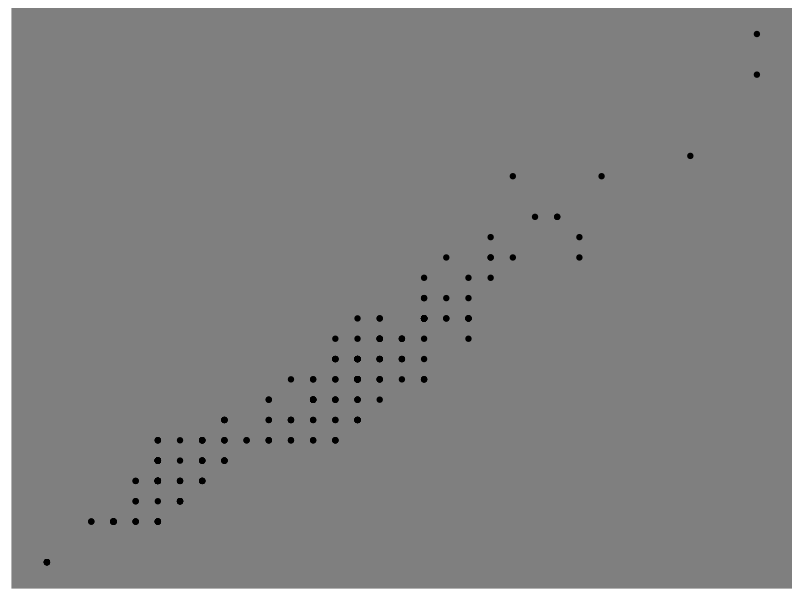
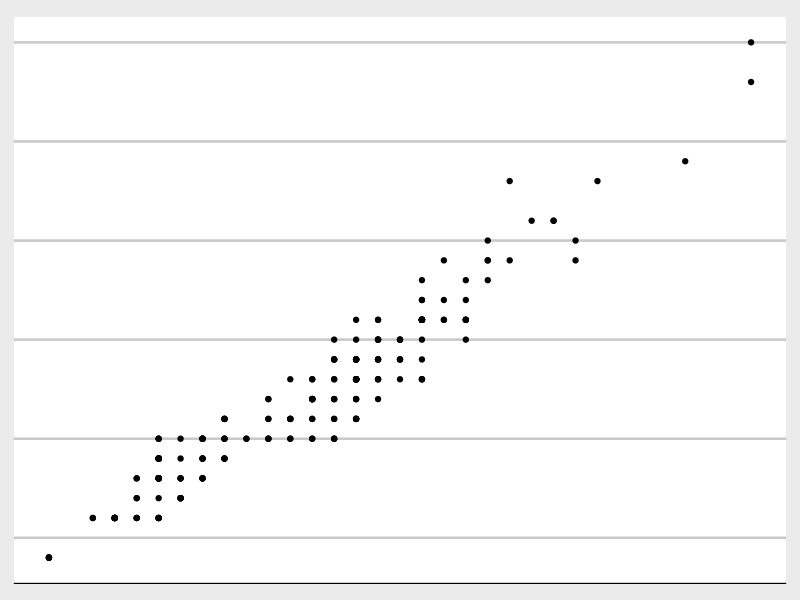
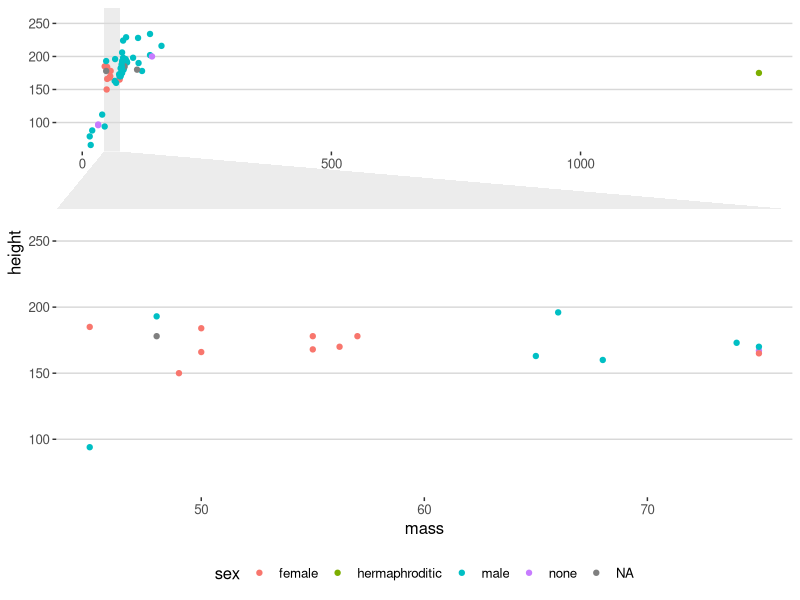
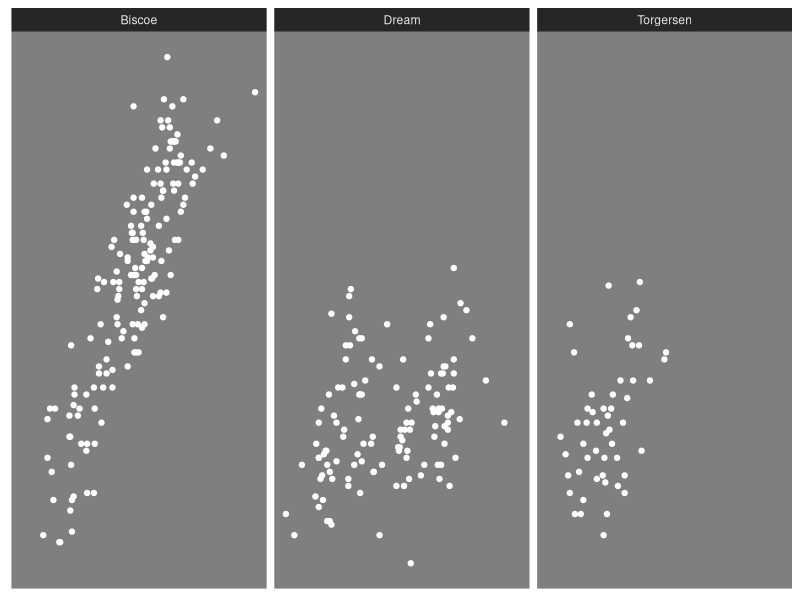
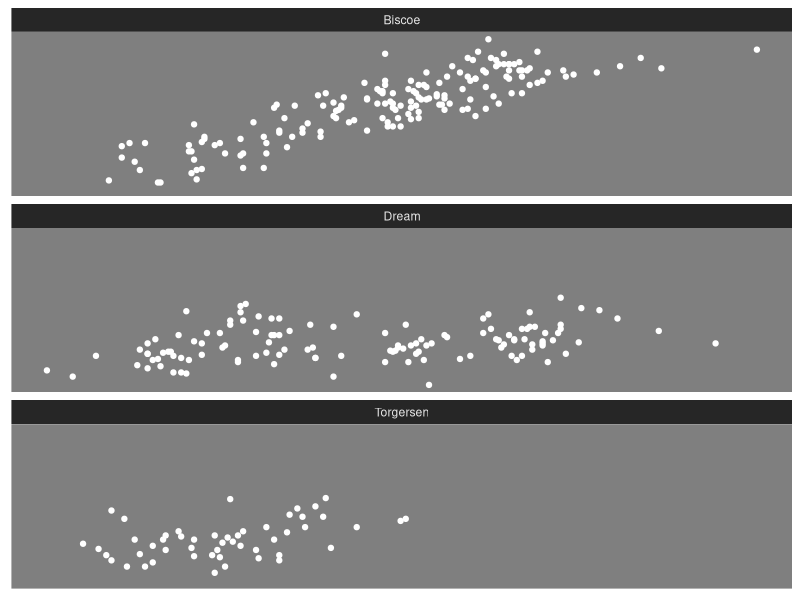
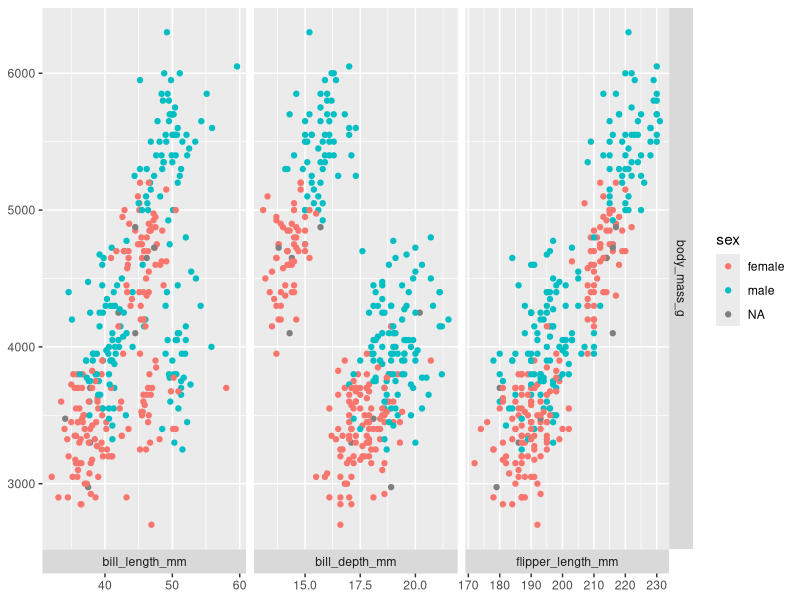
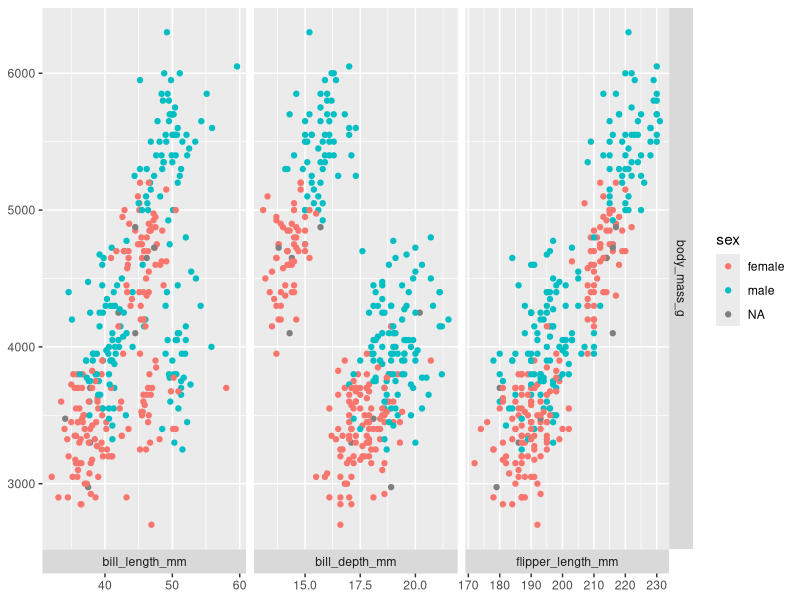
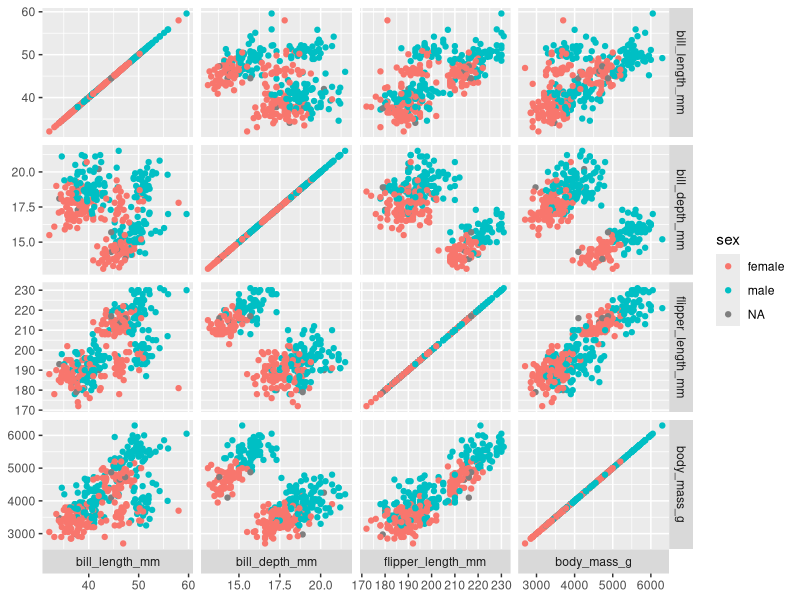

R code for these plots, in order:
## ---- chunk 1
library(tidyverse)
library(ggforce)

ggplot(mpg, aes(hwy, cty)) +
  geom_point() +
  theme_no_axes(base.theme = theme_dark()) 

## ---- chunk 2

ggplot(mpg, aes(hwy, cty)) +
  geom_point() +
  theme_no_axes(base.theme = ggthemes::theme_economist_white()) 

## ---- chunk 3



ggplot(starwars, aes(mass, height, col = sex)) + 
  geom_point(na.rm = TRUE) +
  facet_zoom(x = sex == "female", zoom.size = 2) +
  ggthemes::theme_hc()


## ---- chunk 4

library(palmerpenguins)

ggplot(penguins) +
  geom_point(aes(bill_length_mm, body_mass_g), col = "white", na.rm = TRUE) +
  facet_row(~island) +
  theme_no_axes(base.theme = theme_dark()) 


## ---- chunk 5

ggplot(penguins) +
  geom_point(aes(bill_length_mm, body_mass_g), col = "white", na.rm = TRUE) +
  facet_col(~island) +
  theme_no_axes(base.theme = theme_dark()) 


## ---- chunk 6

ggplot(penguins, aes(x = .panel_x, y = .panel_y, col = sex)) +
  geom_point(na.rm = TRUE) +
  facet_matrix(rows = vars(body_mass_g), 
               cols = vars(bill_length_mm, bill_depth_mm, flipper_length_mm), 
               switch = "x")
## ---- chunk 7

ggplot(penguins, aes(col = sex)) +
  geom_autopoint(na.rm = TRUE) +
  facet_matrix(rows = vars(body_mass_g), 
               cols = vars(bill_length_mm, bill_depth_mm, flipper_length_mm), 
               switch = "x")
## ---- chunk 8

ggplot(penguins, aes(col = sex)) +
  geom_autopoint(na.rm = TRUE) +
  facet_matrix(rows = vars(bill_length_mm:body_mass_g),
               switch = "x")


## ---- chunk 9

ggplot(penguins %>% drop_na(), aes(col = sex)) +
  geom_autopoint() +
  facet_matrix(rows = vars(island:body_mass_g),
               switch = "x") +
  theme(axis.text.x = element_text(angle = 90))


## ---- chunk 10

ggplot(penguins %>% drop_na(), aes(col = sex, fill = sex)) +
  geom_autopoint() +
  facet_matrix(rows = vars(island:body_mass_g),
               switch = "x", layer.diag = 2) +
  theme(axis.text.x = element_text(angle = 90)) +
  geom_autohistogram()

## ---- chunk 11

ggplot(penguins %>% drop_na(), aes(col = sex, fill = sex)) +
  geom_autopoint() +
  facet_matrix(rows = vars(island:body_mass_g),
               switch = "x", layer.diag = 2) +
  theme(axis.text.x = element_text(angle = 90)) +
  geom_autodensity()

